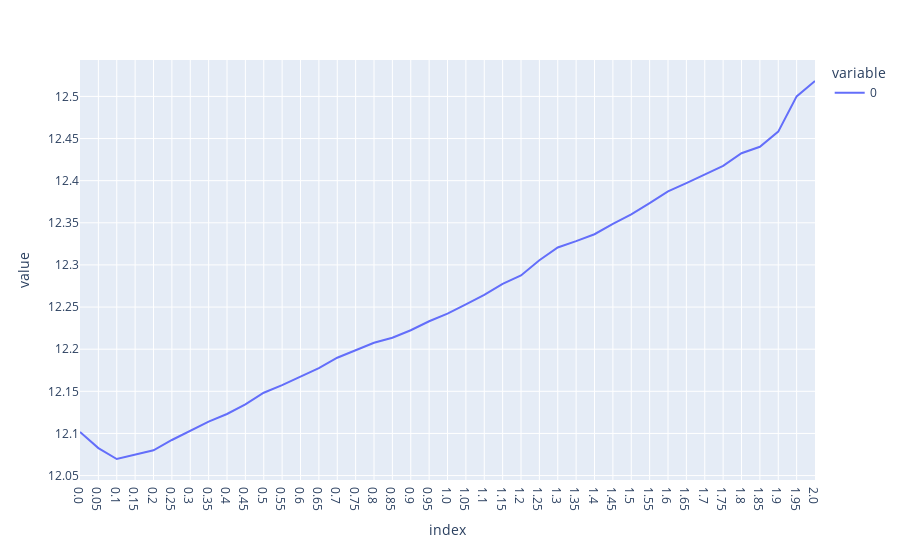

Source (notebook cell):
### Code cell
px.line(all_rawres.iloc[5040:, :].std() * np.sqrt(252) * 100)

### Figure 1 — Plotly figure (JSON) as saved in the notebook; plotly's stock layout.template omitted (floating-point values rounded to 4 significant figures)
{"data": [{"hovertemplate": "variable=0<br>index=%{x}<br>value=%{y}<extra></extra>", "legendgroup": "0", "line": {"color": "#636efa", "dash": "solid"}, "marker": {"symbol": "circle"}, "mode": "lines", "name": "0", "orientation": "v", "showlegend": true, "type": "scatter", "x": ["0.0", "0.05", "0.1", "0.15", "0.2", "0.25", "0.3", "0.35", "0.4", "0.45", "0.5", "0.55", "0.6", "0.65", "0.7", "0.75", "0.8", "0.85", "0.9", "0.95", "1.0", "1.05", "1.1", "1.15", "1.2", "1.25", "1.3", "1.35", "1.4", "1.45", "1.5", "1.55", "1.6", "1.65", "1.7", "1.75", "1.8", "1.85", "1.9", "1.95", "2.0"], "xaxis": "x", "y": [12.1, 12.08, 12.07, 12.07, 12.08, 12.09, 12.1, 12.11, 12.12, 12.13, 12.15, 12.16, 12.17, 12.18, 12.19, 12.2, 12.21, 12.21, 12.22, 12.23, 12.24, 12.25, 12.26, 12.28, 12.29, 12.31, 12.32, 12.33, 12.34, 12.35, 12.36, 12.37, 12.39, 12.4, 12.41, 12.42, 12.43, 12.44, 12.46, 12.5, 12.52], "yaxis": "y"}], "layout": {"legend": {"title": {"text": "variable"}, "tracegroupgap": 0}, "margin": {"t": 60}, "xaxis": {"anchor": "y", "domain": [0, 1], "title": {"text": "index"}}, "yaxis": {"anchor": "x", "domain": [0, 1], "title": {"text": "value"}}}}
